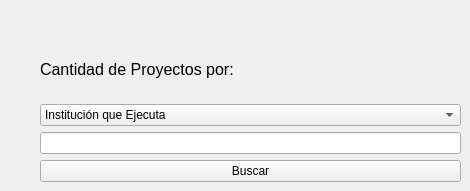
    <widget class="QWidget" name="page_12">
     <widget class="QWidget" name="verticalLayoutWidget_10">
      <property name="geometry">
       <rect>
        <x>40</x>
        <y>40</y>
        <width>421</width>
        <height>142</height>
       </rect>
      </property>
      <layout class="QVBoxLayout" name="verticalLayout_11">
       <item>
        <widget class="QLabel" name="label_9">
         <property name="font">
          <font>
           <pointsize>12</pointsize>
          </font>
         </property>
         <property name="text">
          <string>Cantidad de Proyectos por:</string>
         </property>
        </widget>
       </item>
       <item>
        <widget class="QComboBox" name="comboBoxEstats">
         <property name="minimumSize">
          <size>
           <width>84</width>
           <height>20</height>
          </size>
         </property>
         <item>
          <property name="text">
           <string>Institución que Ejecuta</string>
          </property>
         </item>
         <item>
          <property name="text">
           <string>Ámbito</string>
          </property>
         </item>
         <item>
          <property name="text">
           <string>Estatus</string>
          </property>
         </item>
         <item>
          <property name="text">
           <string>Comunidad</string>
          </property>
         </item>
        </widget>
       </item>
       <item>
        <widget class="QLineEdit" name="lineEditEstats"/>
       </item>
       <item>
        <widget class="QPushButton" name="pushButtonBuscarEstats">
         <property name="text">
          <string>Buscar</string>
         </property>
        </widget>
       </item>
      </layout>
     </widget>
    </widget>
